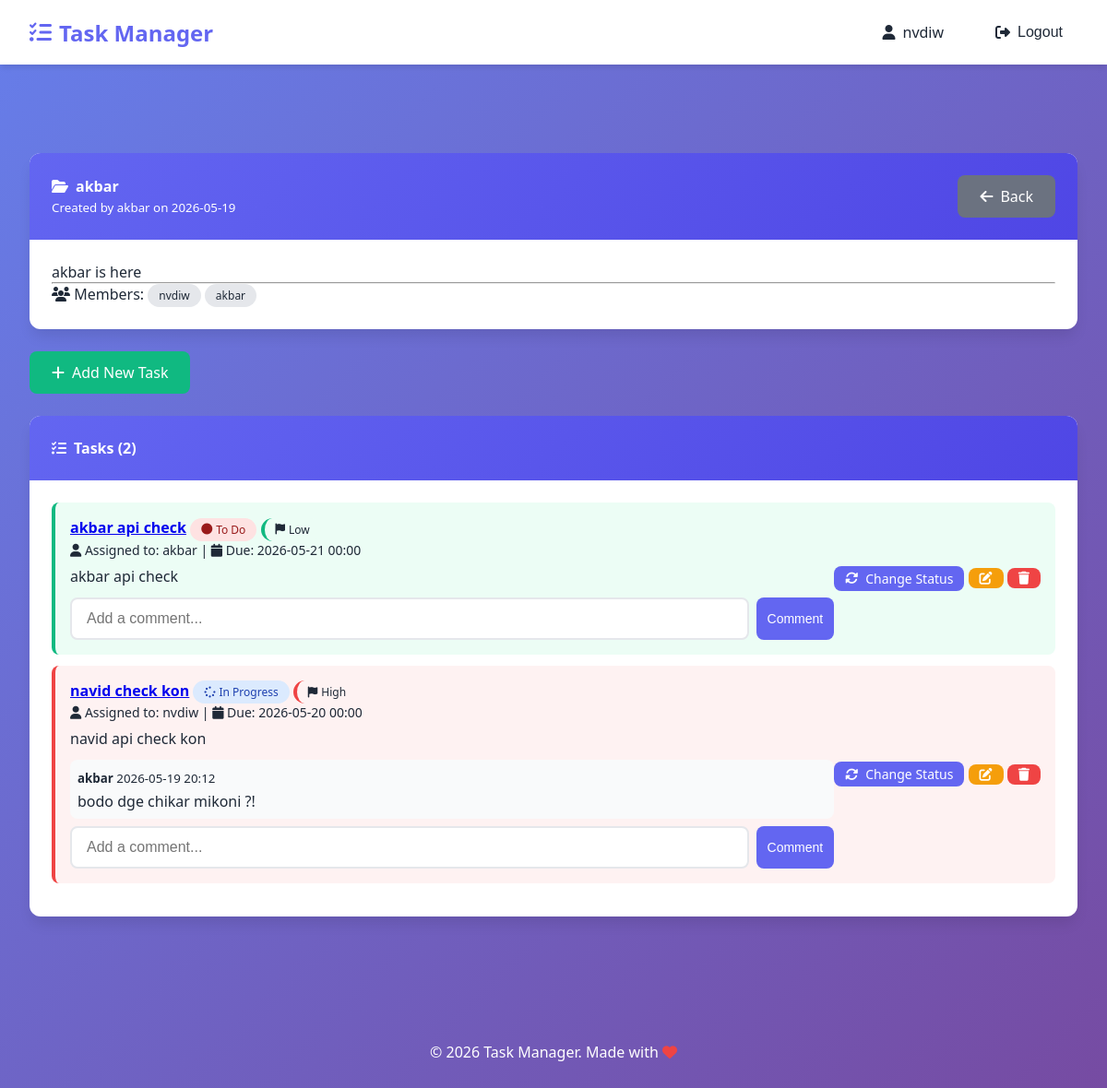
The app's page /projects/10/ (signed in), older data.
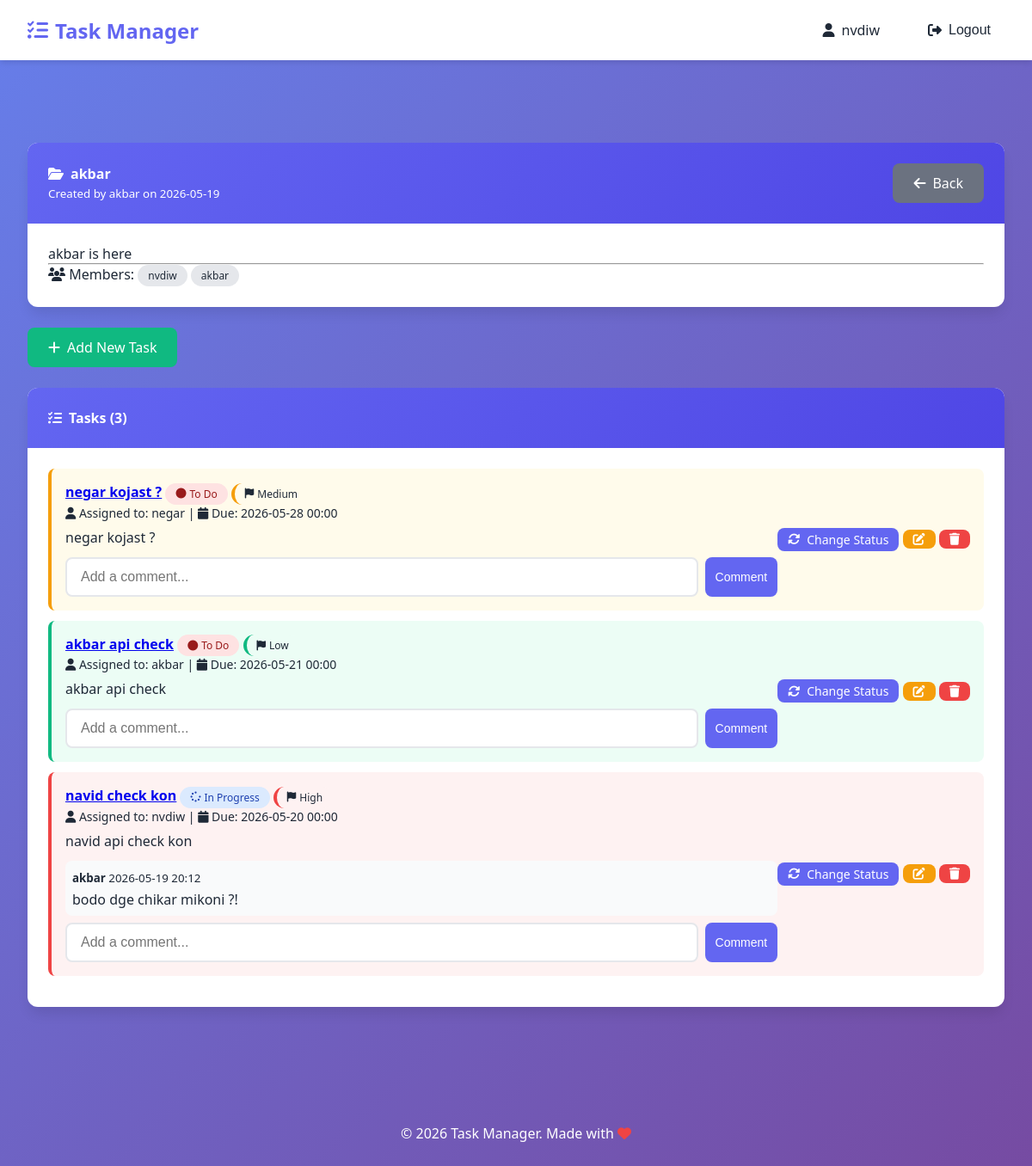
The same page, newer data.
### tasks/models.py (models this page shows, shortened)
class Project(models.Model):
    title = models.CharField(max_length=200, verbose_name="Project Title")
    description = models.TextField(verbose_name="Description", blank=True)
    created_by = models.ForeignKey(
        User,
        on_delete=models.CASCADE,
        related_name='projects_created',
        verbose_name="Created By"
    )
    members = models.ManyToManyField(
        User,
        related_name='projects',
        blank=True,
        verbose_name="Team Members"
    )
    created_at = models.DateTimeField(auto_now_add=True, verbose_name="Created At")
    updated_at = models.DateTimeField(auto_now=True, verbose_name="Last Updated")
    class Meta:
        verbose_name = "Project"
        verbose_name_plural = "Projects"
        ordering = ['-created_at']

class Task(models.Model):
    class Status(models.TextChoices):
        TODO = 'TODO', 'To Do'
        IN_PROGRESS = 'IN_PROGRESS', 'In Progress'
        DONE = 'DONE', 'Done'
    class Priority(models.TextChoices):
        LOW = 'LOW', 'Low'
        MEDIUM = 'MEDIUM', 'Medium'
        HIGH = 'HIGH', 'High'
        URGENT = 'URGENT', 'Urgent'
    title = models.CharField(max_length=200, verbose_name="Task Title")
    description = models.TextField(verbose_name="Description", blank=True)
    project = models.ForeignKey(
        Project,
        on_delete=models.CASCADE,
        related_name='tasks',
        verbose_name="Related Project"
    )
    assigned_to = models.ForeignKey(
        User,
        on_delete=models.SET_NULL,
        null=True,
        blank=True,
        related_name='assigned_tasks',
        verbose_name="Assigned To"
    )
    created_by = models.ForeignKey(
        User,
        on_delete=models.CASCADE,
        related_name='created_tasks',
        verbose_name="Created By"
    )
    status = models.CharField(
        max_length=20,
        choices=Status.choices,
        default=Status.TODO,
        verbose_name="Status"
    )
    priority = models.CharField(
        max_length=20,
        choices=Priority.choices,
        default=Priority.MEDIUM,
        verbose_name="Priority"
    )
    deadline = models.DateTimeField(
        null=True,
        blank=True,
        verbose_name="Deadline"
    )
    created_at = models.DateTimeField(auto_now_add=True, verbose_name="Created At")
    updated_at = models.DateTimeField(auto_now=True, verbose_name="Last Updated")
    class Meta:
        verbose_name = "Task"
        verbose_name_plural = "Tasks"
        ordering = ['-priority', 'deadline']

class Comment(models.Model):
    task = models.ForeignKey(
        Task,
        on_delete=models.CASCADE,
        related_name='comments',
        verbose_name="Task"
    )
    author = models.ForeignKey(
        User,
        on_delete=models.CASCADE,
        related_name='comments',
        verbose_name="Author"
    )
    text = models.TextField(verbose_name="Comment Text")
    created_at = models.DateTimeField(auto_now_add=True, verbose_name="Created At")
    class Meta:
        verbose_name = "Comment"
        verbose_name_plural = "Comments"
        ordering = ['created_at']

### tasks/views.py (the view)
# urls.py: path('projects/<int:pk>/', views.project_detail, name='project_detail'),
@login_required
def project_detail(request, pk):
    project = get_object_or_404(Project, pk=pk)
    if request.user not in project.members.all() and request.user != project.created_by:
        messages.error(request, 'You do not have access to this project.')
        return redirect('tasks:project_list')
    tasks = project.tasks.all()
    return render(request, 'tasks/project_detail.html', {
        'project': project,
        'tasks': tasks,
    })

### templates/tasks/project_detail.html (shortened to what the changed rows need)
{% extends 'base.html' %}
{% block content %}
<div class="card">
    <div class="card-header" style="display: flex; justify-content: space-between; align-items: center;">
        <div>
            <h4><i class="fas fa-folder-open"></i> {{ project.title }}</h4>
            <small>Created by {{ project.created_by.username }} on {{ project.created_at|date:"Y-m-d" }}</small>
        </div>
    </div>
    <div class="card-body">
        <p>{{ project.description|default:"No description provided." }}</p>
        <hr>
        <div class="text-muted">
            <i class="fas fa-users"></i> Members:
            {% for member in project.members.all %}
                <span class="badge">{{ member.username }}</span>
            {% empty %}
                No members yet
            {% endfor %}
        </div>
    </div>
</div>
<div class="card">
    <div class="card-header">
        <h4><i class="fas fa-tasks"></i> Tasks ({{ tasks.count }})</h4>
    </div>
    <div class="card-body">
        {% if tasks %}
            {% for task in tasks %}
                <div class="task-item priority-{{ task.priority|lower }}">
                    <div style="flex: 1;">
                        <div>
                            <strong>
                                <a href="{% url 'tasks:task_edit' task.pk %}">{{ task.title }}</a>
                            </strong>
                            <span class="status-badge status-{{ task.status|lower }}">
                                <i class="fas fa-{% if task.status == 'TODO' %}circle{% elif task.status == 'IN_PROGRESS' %}spinner{% else %}check-circle{% endif %}"></i>
                                {{ task.get_status_display }}
                            </span>
                            <span class="badge priority-{{ task.priority|lower }}">
                                <i class="fas fa-flag"></i> {{ task.get_priority_display }}
                            </span>
                        </div>
                        <div class="text-muted" style="font-size: 0.875rem;">
                            <i class="fas fa-user"></i> Assigned to: {{ task.assigned_to.username|default:"Unassigned" }}
                            {% if task.deadline %}
                                | <i class="fas fa-calendar"></i> Due: {{ task.deadline|date:"Y-m-d H:i" }}
                            {% endif %}
                        </div>
                        {% if task.description %}
                            <div class="text-muted" style="margin-top: 0.5rem;">{{ task.description|truncatewords:15 }}</div>
                        {% endif %}
                        <div style="margin-top: 0.75rem;">
                            {% for comment in task.comments.all|slice:":2" %}
                                <div style="background: var(--light); padding: 0.5rem; border-radius: 8px; margin-bottom: 0.5rem;">
                                    <small>
                                        <strong>{{ comment.author.username }}</strong>
                                        <span class="text-muted">{{ comment.created_at|date:"Y-m-d H:i" }}</span>
                                    </small>
                                    <p style="margin: 0.25rem 0 0;">{{ comment.text }}</p>
                                </div>
                            {% endfor %}
                            <form method="post" action="{% url 'tasks:comment_add' task.pk %}" style="margin-top: 0.5rem; display: flex; gap: 0.5rem;">
                                <input type="text" name="text" class="form-control" placeholder="Add a comment..." style="flex: 1;">
                                <button type="submit" class="btn btn-primary btn-sm">Comment</button>
                            </form>
                        </div>
                    </div>
                    <div>
                        <a href="{% url 'tasks:task_toggle_status' task.pk %}" class="btn btn-primary btn-sm">
                            <i class="fas fa-sync-alt"></i> Change Status
                        </a>
                        <a href="{% url 'tasks:task_edit' task.pk %}" class="btn btn-warning btn-sm">
                            <i class="fas fa-edit"></i>
                        </a>
                        <a href="{% url 'tasks:task_delete' task.pk %}" class="btn btn-danger btn-sm" onclick="return confirm('Delete this task?')">
                            <i class="fas fa-trash"></i>
                        </a>
                    </div>
                </div>
            {% endfor %}
        {% else %}
            <div class="text-center" style="padding: 2rem;">
                <i class="fas fa-check-circle" style="font-size: 3rem; color: var(--gray);"></i>
                <p>No tasks yet. Click "Add New Task" to get started!</p>
            </div>
        {% endif %}
    </div>
</div>
{% endblock %}

### templates/base.html (shortened to what this page needs)
<!DOCTYPE html>
<html lang="en">
<head>
    <link rel="stylesheet" href="https://cdnjs.cloudflare.com/ajax/libs/font-awesome/6.5.1/css/all.min.css">
    {% load static %}
    <link rel="stylesheet" href="{% static 'css/style.css' %}">
</head>
<body>
    <nav class="navbar">
        <div class="navbar-container">
            <a class="navbar-brand" href="/">
                <i class="fas fa-tasks"></i>
                Task Manager
            </a>
            <div class="navbar-menu">
                {% if user.is_authenticated %}
                    <a class="nav-link" href="{% url 'accounts:profile' user.id %}">
                        <i class="fas fa-user"></i>
                        {{ user.username }}
                    </a>
                    <form method="post" action="{% url 'accounts:logout' %}" style="display: inline;">
                        <button type="submit" class="nav-link btn-logout">
                            <i class="fas fa-sign-out-alt"></i>
                            Logout
                        </button>
                    </form>
                {% endif %}
            </div>
        </div>
    </nav>
    <div class="container">
    </div>
    <main class="container">
        {% block content %}
        {% endblock %}
    </main>
    <footer class="footer">
        <p>&copy; 2026 Task Manager. Made with <i class="fas fa-heart" style="color: #ef4444;"></i></p>
    </footer>
</body>
</html>

Row changes from the older to the newer data that the page shows:
computed for Project "akbar": count "2" → "3"
added Task: title "negar kojast ?", status "To Do", priority "Medium", assigned_to.username "negar", deadline "2026-05-28 00:00", description "negar kojast ?"
